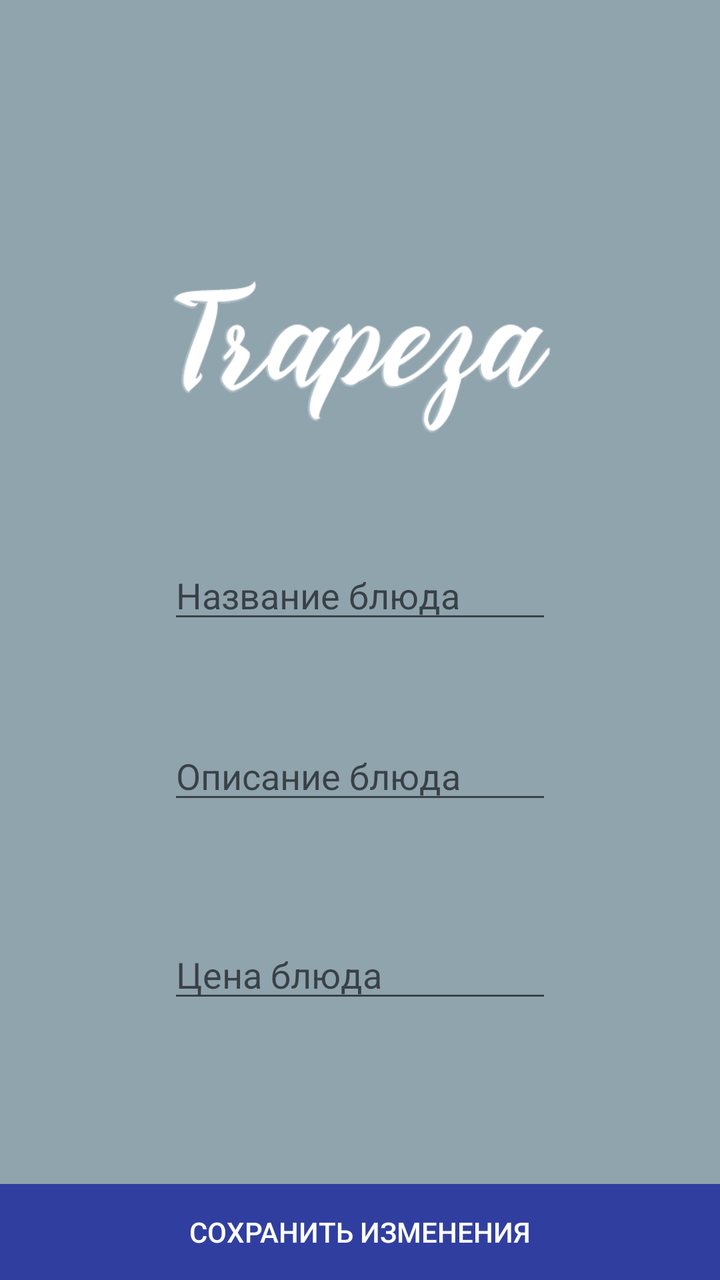
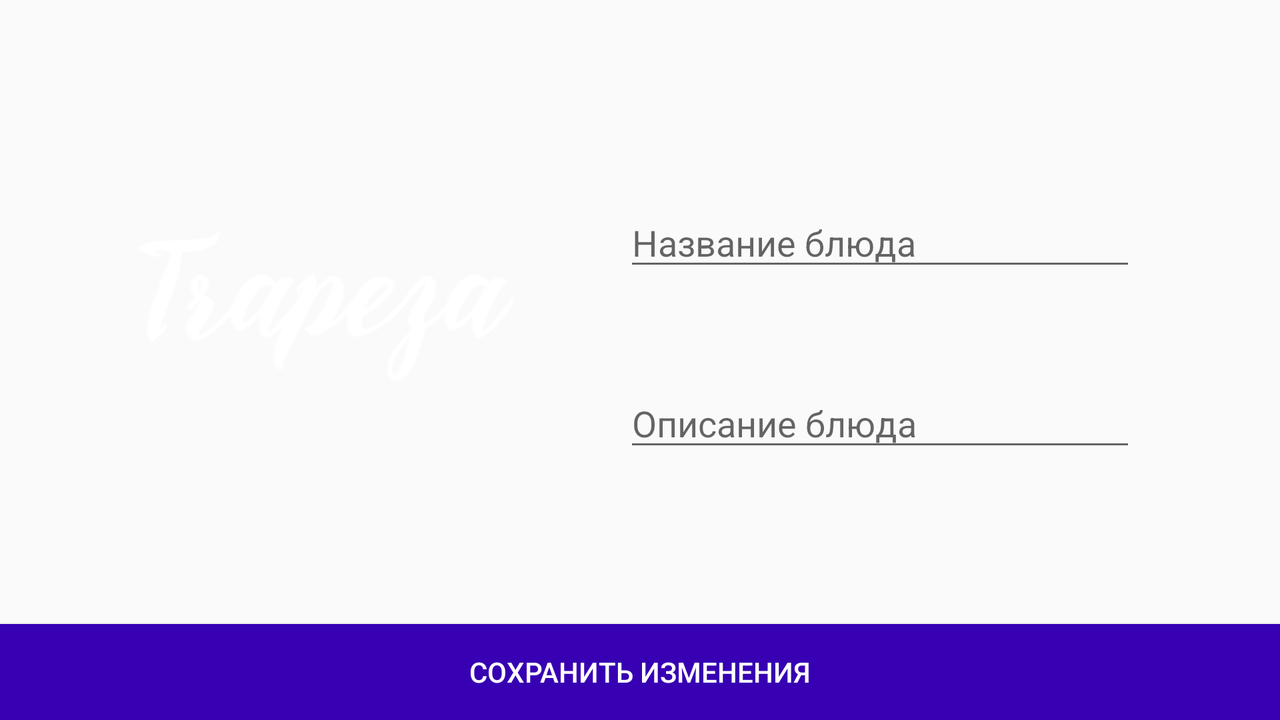

Two renders of one Android screen. The first uses the default layout on a phone; the second uses the alternative layout the repository ships for a different screen configuration, on a matching device. The two XML files are below.
<!-- AndroidManifest.xml: application theme AppTheme -->
<!-- res/layout/dish_configuration_fragment.xml -->
<?xml version="1.0" encoding="utf-8"?>
<LinearLayout xmlns:android="http://schemas.android.com/apk/res/android"
    xmlns:tools="http://schemas.android.com/tools"
    android:layout_width="match_parent"
    android:layout_height="match_parent"
    android:orientation="vertical"
    tools:context=".CategoryConfigurationFragment"
    android:weightSum="1">

    <RelativeLayout
        android:orientation="horizontal"
        android:layout_width="match_parent"
        android:layout_height="wrap_content"
        android:weightSum="1"
        android:background="@color/primary_light"
        android:paddingStart="25dp"
        android:layout_weight="1">

        <ImageView
            android:layout_width="192dp"
            android:layout_height="192dp"
            android:id="@+id/dish_image"
            android:minHeight="48dp"
            android:minWidth="48dp"
            android:src="@drawable/logo"
            android:layout_weight="0.49"
            android:layout_marginTop="85dp"
            android:layout_alignParentTop="true"
            android:layout_centerHorizontal="true" />

        <EditText
            android:layout_width="wrap_content"
            android:layout_height="wrap_content"
            android:id="@+id/dish_name"
            android:layout_centerVertical="true"
            android:layout_alignLeft="@+id/dish_image"
            android:layout_alignStart="@+id/dish_image"
            android:layout_alignRight="@+id/dish_image"
            android:layout_alignEnd="@+id/dish_image"
            android:hint="Название блюда"
            android:textColor="@color/abc_primary_text_material_light" />

        <EditText
            android:layout_width="wrap_content"
            android:layout_height="wrap_content"
            android:id="@+id/dish_description"
            android:layout_below="@+id/dish_name"
            android:layout_alignLeft="@+id/dish_name"
            android:layout_alignStart="@+id/dish_name"
            android:layout_marginTop="49dp"
            android:layout_alignRight="@+id/dish_image"
            android:layout_alignEnd="@+id/dish_image"
            android:hint="Описание блюда"
            android:textColor="@color/abc_primary_text_material_light" />

        <EditText
            android:layout_width="wrap_content"
            android:layout_height="wrap_content"
            android:inputType="numberSigned"
            android:ems="10"
            android:id="@+id/dish_price"
            android:layout_below="@+id/dish_description"
            android:layout_alignRight="@+id/dish_description"
            android:layout_alignEnd="@+id/dish_description"
            android:layout_marginTop="58dp"
            android:layout_alignLeft="@+id/dish_description"
            android:layout_alignStart="@+id/dish_description"
            android:hint="Цена блюда"
            android:textColor="@color/abc_primary_text_material_light" />

    </RelativeLayout>

    <Button
        android:layout_width="match_parent"
        android:layout_height="wrap_content"
        android:text="Сохранить изменения"
        android:id="@+id/save_dish_button"
        android:background="@color/primary_dark"
        android:textColor="@color/abc_primary_text_material_dark" />

</LinearLayout>
<!-- resources referenced by this layout -->
<resources>
  <color name="primary_dark">#303F9F</color>
  <color name="primary_light">#90a4ae</color>
  <!-- drawable logo: png bitmap (drawable, 15393 bytes) -->
  <style name="AppTheme" parent="Theme.AppCompat.Light.DarkActionBar">
          
          <item name="colorPrimaryDark">@color/primary_dark</item>
          <item name="colorAccent">@color/accent</item>
          <item name="colorPrimary">@color/primary</item>
          <item name="android:windowNoTitle">true</item>
      </style>
  <color name="accent">#FF4081</color>
  <color name="primary">#90a4ae</color>
</resources>
<!-- res/layout-land/dish_configuration_fragment.xml (the repository's variant of the layout above) -->
<!-- drawn on the phone turned sideways -->
<?xml version="1.0" encoding="utf-8"?>
<LinearLayout xmlns:android="http://schemas.android.com/apk/res/android"
    xmlns:tools="http://schemas.android.com/tools"
    android:layout_width="match_parent"
    android:layout_height="match_parent"
    android:orientation="vertical"
    tools:context=".CategoryConfigurationFragment"
    android:weightSum="1">

    <RelativeLayout
        android:orientation="horizontal"
        android:layout_width="match_parent"
        android:layout_height="wrap_content"
        android:weightSum="1"
        android:background="@color/colorPrimaryLight"
        android:paddingStart="25dp"
        android:layout_weight="1">

        <ImageView
            android:layout_width="192dp"
            android:layout_height="192dp"
            android:id="@+id/dish_image"
            android:minHeight="48dp"
            android:minWidth="48dp"
            android:src="@drawable/logo"
            android:layout_weight="0.49"
            android:layout_centerVertical="true"
            android:layout_alignParentLeft="true"
            android:layout_alignParentStart="true"
            android:layout_marginLeft="41dp"
            android:layout_marginStart="41dp" />

        <EditText
            android:layout_width="256dp"
            android:layout_height="wrap_content"
            android:id="@+id/dish_name"
            android:hint="Название блюда"
            android:layout_marginTop="39dp"
            android:layout_alignTop="@+id/dish_image"
            android:layout_toRightOf="@+id/dish_image"
            android:layout_toEndOf="@+id/dish_image"
            android:layout_marginLeft="54dp"
            android:layout_marginStart="54dp" />

        <EditText
            android:layout_width="wrap_content"
            android:layout_height="wrap_content"
            android:id="@+id/dish_description"
            android:layout_below="@+id/dish_name"
            android:layout_alignLeft="@+id/dish_name"
            android:layout_alignStart="@+id/dish_name"
            android:layout_marginTop="49dp"
            android:hint="Описание блюда"
            android:layout_alignRight="@+id/dish_name"
            android:layout_alignEnd="@+id/dish_name" />

    </RelativeLayout>

    <Button
        android:layout_width="match_parent"
        android:layout_height="wrap_content"
        android:text="Сохранить изменения"
        android:id="@+id/save_dish_button"
        android:background="@color/colorPrimaryDark"
        android:textColor="@color/abc_primary_text_material_dark" />

</LinearLayout>
<!-- resources referenced by the variant -->
<!-- as the phone turned sideways resolves them -->
<resources>
  <!-- drawable logo: png bitmap (drawable, 15393 bytes) -->
  <style name="AppTheme" parent="Theme.AppCompat.Light.DarkActionBar">
          
          <item name="colorPrimaryDark">@color/primary_dark</item>
          <item name="colorAccent">@color/accent</item>
          <item name="colorPrimary">@color/primary</item>
          <item name="android:windowNoTitle">true</item>
      </style>
  <color name="primary_dark">#303F9F</color>
  <color name="accent">#FF4081</color>
  <color name="primary">#90a4ae</color>
</resources>
